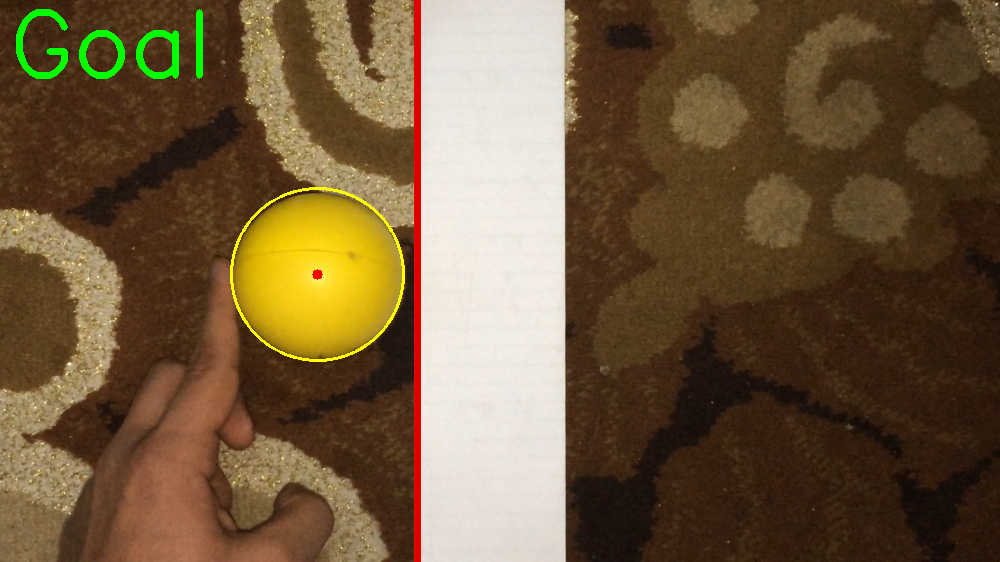
#> input picture testing/01_extreme_left.png, 1000 x 562 px, given in place of the camera
$ jupyter execute testing-cam-for-HSV-values.ipynb
#> lines starting #> are read from the running program, lines starting #| are printed output that depends on the picture; after the words box and inside, x2 and y2 are one past the last pixel; in counts of white or black regions, pixels touching at a corner belong together
[cell 1]
import cv2
import numpy as np

def nothing(x):
    pass

cap = cv2.VideoCapture(0);

cv2.namedWindow("Tracking")
cv2.createTrackbar("LH", "Tracking", 0, 255, nothing)
#> slider 'LH' is set to 51
cv2.createTrackbar("LS", "Tracking", 0, 255, nothing)
#> slider 'LS' is set to 51
cv2.createTrackbar("LV", "Tracking", 0, 255, nothing)
#> slider 'LV' is set to 51

cv2.createTrackbar("UH", "Tracking", 255, 255, nothing)
cv2.createTrackbar("US", "Tracking", 255, 255, nothing)
cv2.createTrackbar("UV", "Tracking", 255, 255, nothing)

while True:
    _, frame = cap.read()
#> frame is the input picture: shape (562, 1000, 3); mean B, G, R 59.7, 89.2, 111.5
    frame = cv2.GaussianBlur(frame, (11, 11), 0)

    hsv = cv2.cvtColor(frame, cv2.COLOR_BGR2HSV)
#> hsv: shape (562, 1000, 3); mean H, S, V 15.6, 144.2, 112.9

    l_h = cv2.getTrackbarPos("LH", "Tracking")
    l_s = cv2.getTrackbarPos("LS", "Tracking")
    l_v = cv2.getTrackbarPos("LV", "Tracking")

    u_h = cv2.getTrackbarPos("UH", "Tracking")
    u_s = cv2.getTrackbarPos("US", "Tracking")
    u_v = cv2.getTrackbarPos("UV", "Tracking")

    l_b = np.array([l_h, l_s, l_v])
    u_b = np.array([u_h, u_s, u_v])

    mask = cv2.inRange(hsv, l_b, u_b)
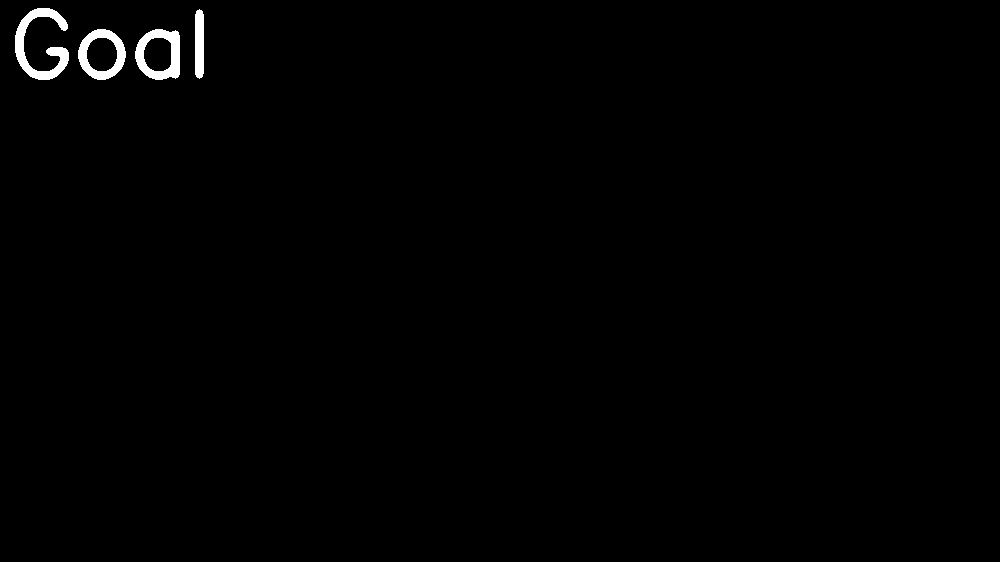
#> mask: shape (562, 1000); 0.77% white; 4 white regions, box (x1, y1, x2, y2) and area: (15, 8, 69, 80) 1471, (135, 29, 180, 80) 1170, (78, 29, 126, 80) 1072, (195, 9, 204, 79) 595
    kernel=np.ones((5,5),np.uint8)
    mask = cv2.morphologyEx(mask,cv2.MORPH_CLOSE,kernel)
#> mask: shape (562, 1000); 0.77% white; 4 white regions, box (x1, y1, x2, y2) and area: (15, 8, 69, 80) 1475, (135, 29, 180, 80) 1176, (78, 29, 126, 80) 1072, (195, 9, 204, 79) 595
    mask = cv2.dilate(mask, None, iterations=2)
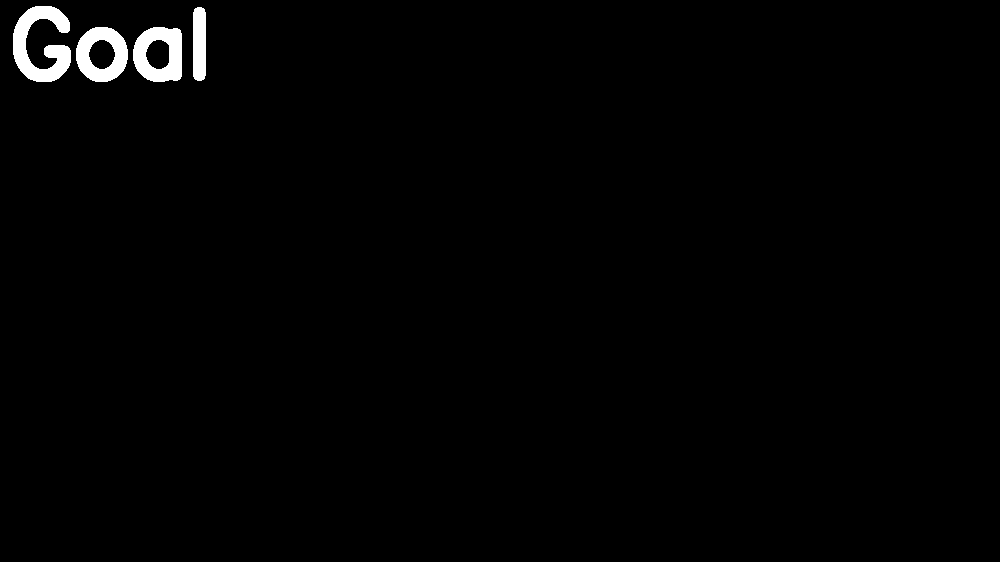
#> mask: shape (562, 1000); 1.2% white; 4 white regions, box (x1, y1, x2, y2) and area: (13, 6, 71, 82) 2375, (133, 27, 182, 82) 1808, (76, 27, 128, 82) 1720, (193, 7, 206, 81) 927
    mask = cv2.erode(mask, None, iterations=2)

    res = cv2.bitwise_and(frame, frame, mask=mask)

    cv2.imshow("frame", frame)
    cv2.imshow("mask", mask)
    cv2.imshow("res", res)


    key = cv2.waitKey(1)
#> (key Esc is pressed here)
    if key == 27:
        break

cap.release()
cv2.destroyAllWindows()
